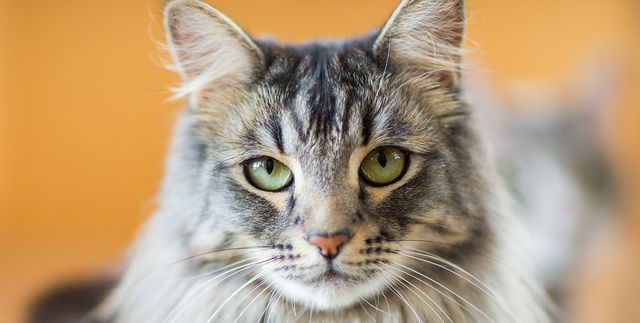
#> input picture lab_7/cat-2.jpg, 640 x 323 px
$ python program.py
#> lines starting #> are read from the running program, lines starting #| are printed output that depends on the picture
from sklearn.cluster import KMeans
import cv2
import matplotlib.pyplot as plt


def image_segmentation(image_path, num_clusters, save_path=None):
    # Зчитуємо зображення
#> called with image_path = 'cat-2.jpg', num_clusters = 4, save_path = 'segmented_image.png'
    image = cv2.imread(image_path)
#> image is the input picture: shape (323, 640, 3); mean B, G, R 121.4, 155.2, 182.1
    image = cv2.cvtColor(image, cv2.COLOR_BGR2RGB)

    # Перетворюємо зображення в одновимірний масив пікселів
    pixels = image.reshape((-1, 3))

    # Застосовуємо K-Means кластеризацію
    kmeans = KMeans(n_clusters=num_clusters)
    kmeans.fit(pixels)

    # Отримуємо мітки для кожного пікселя
    labels = kmeans.labels_

    # Відновлюємо форму оригінального зображення
    segmented_image = labels.reshape(image.shape[:2])

    # Відображаємо результат
    plt.imshow(segmented_image, cmap='viridis')
    plt.axis('off')

    # Зберігаємо або відображаємо зображення
    if save_path:
        plt.savefig(save_path, bbox_inches='tight', pad_inches=0)
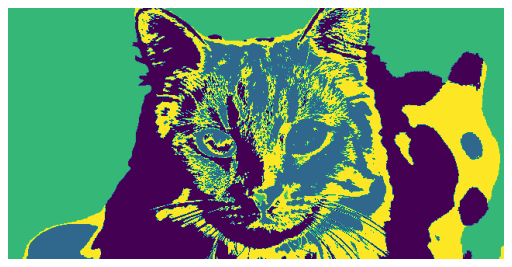
#> figure drawn by matplotlib, 1 panel
        print(f"Segmented image saved to {save_path}")
    else:
        plt.show()


# Приклад виклику функції з збереженням у файл
image_segmentation('cat-2.jpg', num_clusters=4, save_path='segmented_image.png')

$ run again, with lab_7/cats.jpg copied over lab_7/cat-2.jpg
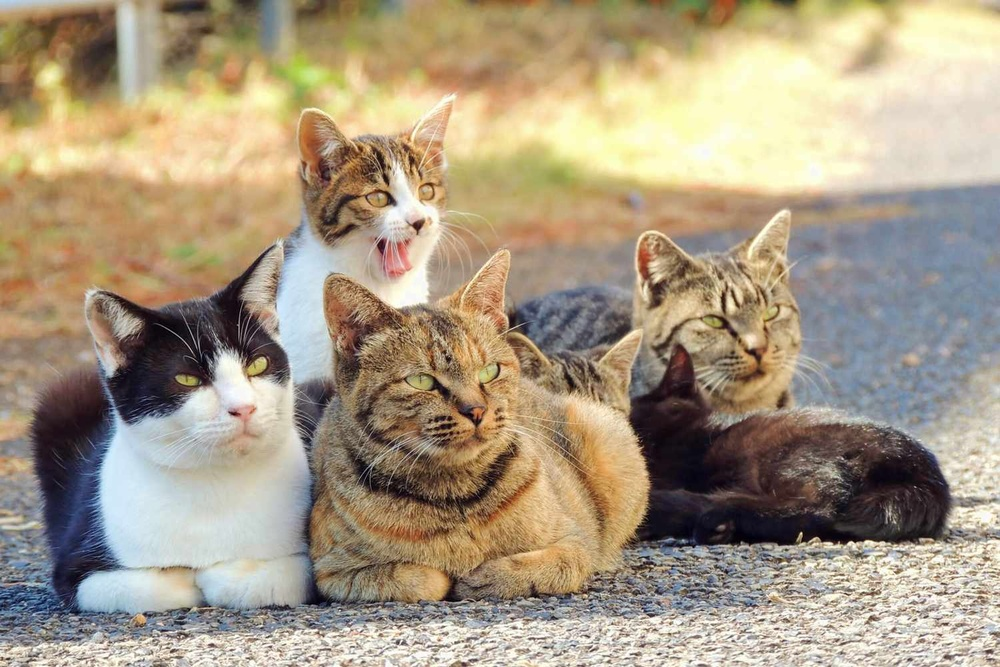
#> input picture lab_7/cats.jpg, 1000 x 667 px, shrunk from 1500 x 1000 before the run
#> in image_segmentation, image is the input picture: shape (667, 1000, 3); mean B, G, R 130.5, 153.5, 167.9
#> in image_segmentation, `plt.savefig(save_path, bbox_inches='tight', pad_inches=0)`:
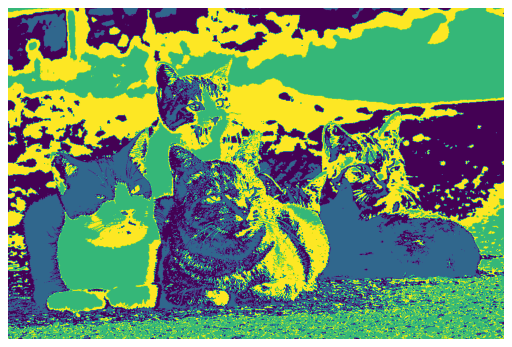
#> figure drawn by matplotlib, 1 panel
